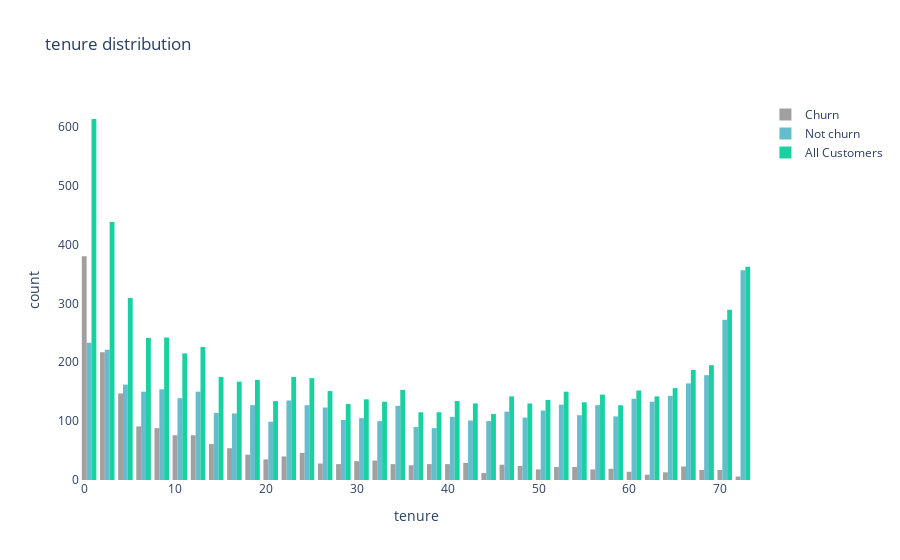
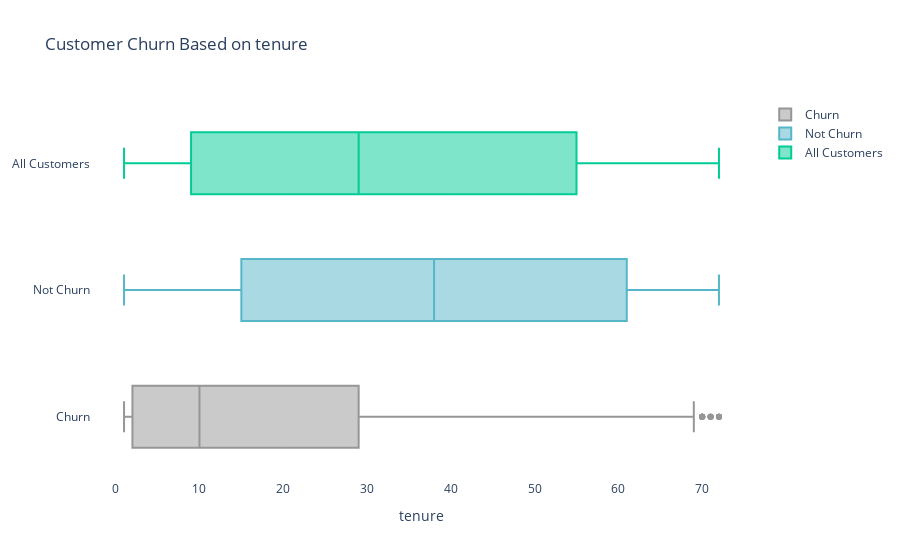
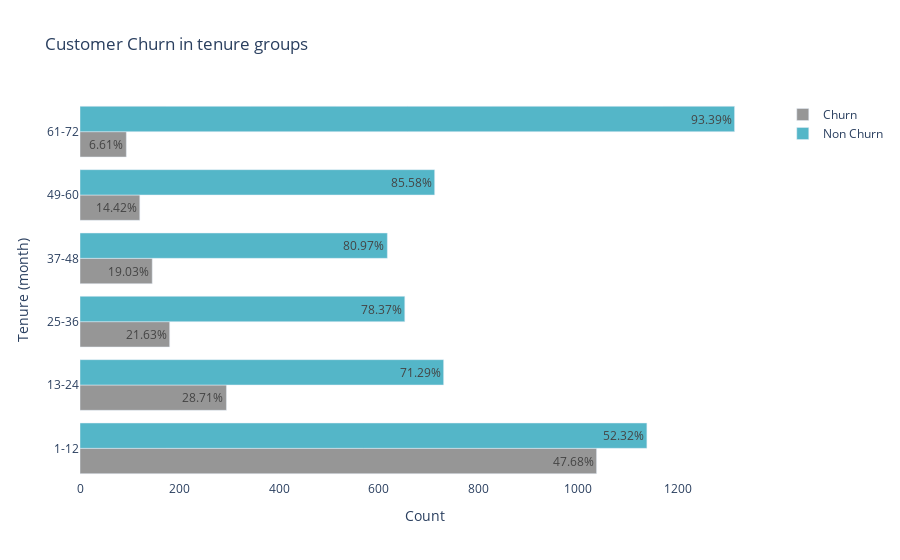

The notebook cell these images were saved under, in order:
### Code cell
## distribution using histogram
def histogram(column) :
    churn     = telco[telco["Churn"] == "Yes"]
    not_churn = telco[telco["Churn"] == "No"]
    trace1 = go.Histogram(x  = churn[column],name = "Churn",
                          marker = {'color' :  '#969696'}, opacity = .9)   
    trace2 = go.Histogram(x  = not_churn[column], name = "Not churn",
                          marker = {'color':  '#54b6c8'},opacity = .9)
    trace3 = go.Histogram(x  = telco[column],name = "All Customers",opacity = .9)
    
    data = [trace1,trace2,trace3]
    layout = go.Layout(dict(title =column + " distribution",
                            paper_bgcolor='rgba(0,0,0,0)', plot_bgcolor='rgba(0,0,0,0)',
                            xaxis = dict(title = column),
                            yaxis = dict(title = "count")))
    fig  = go.Figure(data=data,layout=layout)
    py.iplot(fig)

histogram('tenure')

# Tenure distribution using Box plot
def boxplot(column):
    trace1 = go.Box(x=telco[column][telco['Churn']=='Yes'], name = 'Churn',marker=dict(color= '#969696'),orientation='h')
    trace2 = go.Box(x=telco[column][telco['Churn']=='No'], name = "Not Churn", marker=dict(color= '#54b6c8'),orientation='h') 
    trace3 = go.Box(x=telco[column], name = 'All Customers',orientation='h')
    data = [trace1,trace2,trace3]
    layout = go.Layout(dict(title = f"Customer Churn Based on {column}"),xaxis = dict(title = column),
                       plot_bgcolor="rgba(0,0,0,0)", paper_bgcolor = "rgba(0,0,0,0)")
    fig = go.Figure(data = data, layout = layout)
    fig.show()
boxplot('tenure')

## tenure by year
piv = telco.pivot_table(index='tenure_col',columns='Churn',aggfunc='count')[['customerID']]
piv = piv['customerID']
piv['ch%'] = piv.apply(lambda i: f"{round((i['Yes']/(i['No']+i['Yes']))*100,2)}%",axis=1)
piv['no_ch%'] = piv.apply(lambda i: f"{round((i['No']/(i['No']+i['Yes']))*100,2)}%",axis=1)

trace1 = go.Bar(y = piv.index  , x = piv['Yes'],
                name = "Churn",marker = {'color' :  '#969696'},
                text = piv['ch%'], textposition = 'auto', orientation = 'h')

trace2 = go.Bar(y = piv.index, x = piv['No'],
                name = "Non Churn", marker = {'color':  '#54b6c8'},
                text = piv['no_ch%'], textposition = 'auto', orientation = 'h')

layout = go.Layout(dict(title = "Customer Churn in tenure groups",
                       paper_bgcolor='rgba(0,0,0,0)',plot_bgcolor='rgba(0,0,0,0)',
                        xaxis = dict(title = "Count"),
                        yaxis = dict(title = "Tenure (month)")))
data = [trace1,trace2]
fig  = go.Figure(data=data,layout=layout)
py.iplot(fig)

print(f"The median value Customer Churn Based on Tenure is : {telco['tenure'][telco['Churn']=='Yes'].median()}")
print(f"The mode value Customer Churn Based on Tenure is : {telco['tenure'][telco['Churn']=='Yes'].mode()[0]}")

### Figure 1 — Plotly figure (JSON) as saved in the notebook; plotly's stock layout.template omitted (floating-point values rounded to 4 significant figures; data arrays with more than 128 entries replaced by an {"elided": "..."} marker saying what was removed)
{"data": [{"marker": {"color": "#969696"}, "name": "Churn", "opacity": 0.9, "type": "histogram", "x": {"elided": "1869 int values"}}, {"marker": {"color": "#54b6c8"}, "name": "Not churn", "opacity": 0.9, "type": "histogram", "x": {"elided": "5163 int values"}}, {"name": "All Customers", "opacity": 0.9, "type": "histogram", "x": {"elided": "7032 int values"}}], "layout": {"paper_bgcolor": "rgba(0,0,0,0)", "plot_bgcolor": "rgba(0,0,0,0)", "title": {"text": "tenure distribution"}, "xaxis": {"title": {"text": "tenure"}}, "yaxis": {"title": {"text": "count"}}}}

### Figure 2 — Plotly figure (JSON) as saved in the notebook; plotly's stock layout.template omitted (floating-point values rounded to 4 significant figures; data arrays with more than 128 entries replaced by an {"elided": "..."} marker saying what was removed)
{"data": [{"marker": {"color": "#969696"}, "name": "Churn", "orientation": "h", "type": "box", "x": {"elided": "1869 int values"}}, {"marker": {"color": "#54b6c8"}, "name": "Not Churn", "orientation": "h", "type": "box", "x": {"elided": "5163 int values"}}, {"name": "All Customers", "orientation": "h", "type": "box", "x": {"elided": "7032 int values"}}], "layout": {"paper_bgcolor": "rgba(0,0,0,0)", "plot_bgcolor": "rgba(0,0,0,0)", "title": {"text": "Customer Churn Based on tenure"}, "xaxis": {"title": {"text": "tenure"}}}}

### Figure 3 — Plotly figure (JSON) as saved in the notebook; plotly's stock layout.template omitted (floating-point values rounded to 4 significant figures)
{"data": [{"marker": {"color": "#969696"}, "name": "Churn", "orientation": "h", "text": ["47.68%", "28.71%", "21.63%", "19.03%", "14.42%", "6.61%"], "textposition": "auto", "type": "bar", "x": [1037, 294, 180, 145, 120, 93], "y": ["1-12", "13-24", "25-36", "37-48", "49-60", "61-72"]}, {"marker": {"color": "#54b6c8"}, "name": "Non Churn", "orientation": "h", "text": ["52.32%", "71.29%", "78.37%", "80.97%", "85.58%", "93.39%"], "textposition": "auto", "type": "bar", "x": [1138, 730, 652, 617, 712, 1314], "y": ["1-12", "13-24", "25-36", "37-48", "49-60", "61-72"]}], "layout": {"paper_bgcolor": "rgba(0,0,0,0)", "plot_bgcolor": "rgba(0,0,0,0)", "title": {"text": "Customer Churn in tenure groups"}, "xaxis": {"title": {"text": "Count"}}, "yaxis": {"title": {"text": "Tenure (month)"}}}}
